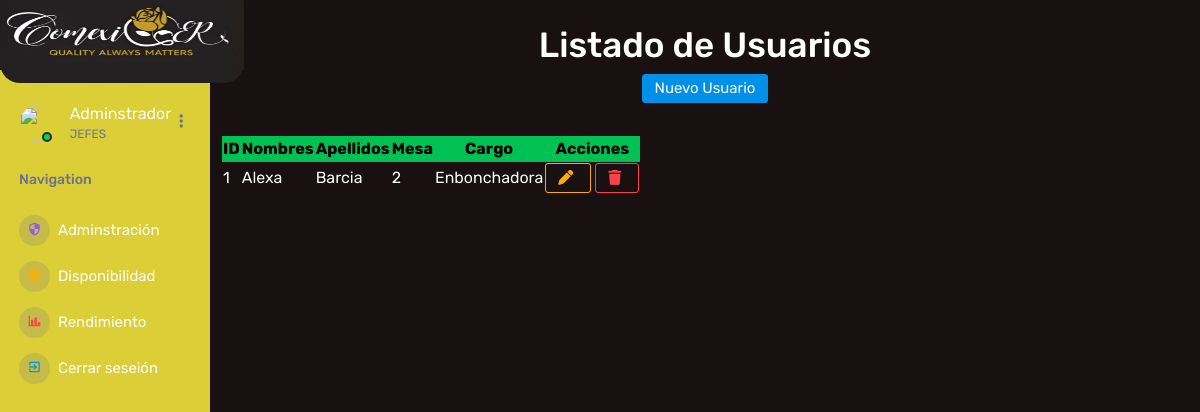
/usuariore, run on an earlier commit of the app's database.
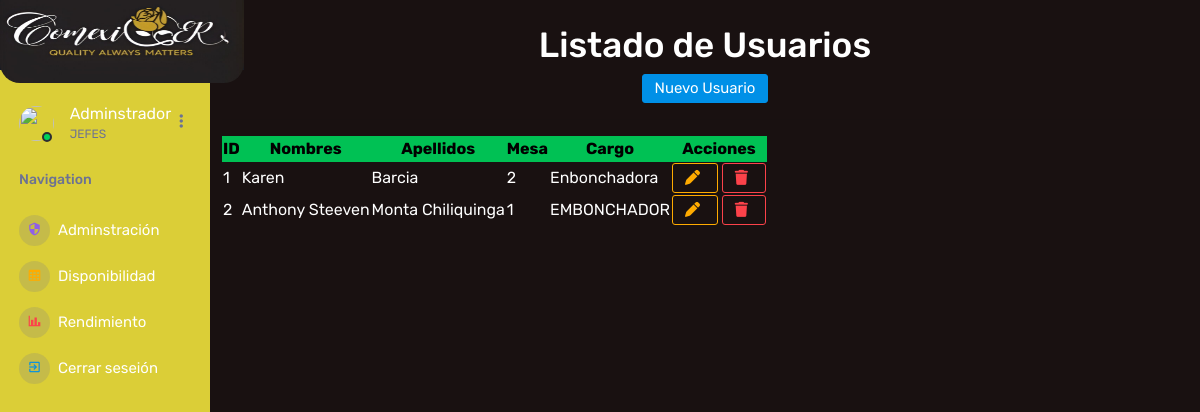
And on a later commit of the database.
### Aplicaciones/Usuario/models.py (models this page shows)
class Usuario(models.Model):
    nombres = models.CharField(max_length=100)
    apellidos = models.CharField(max_length=100)
    mesa = models.CharField(max_length=100)
    cargo = models.CharField(max_length=100)

### Aplicaciones/Usuario/views.py (the view)
# urls.py: path('usuariore', views.inicios, name='usuariore' ),
def inicios(request):
    listadoUsuarios = Usuario.objects.all()
    return render(request,"usuariore.html", {'usuario': listadoUsuarios})

### Aplicaciones/Usuario/templates/usuariore.html (shortened to what this page needs)
{% extends 'plantilla.html' %}
{% load static %}
{% block body %}
<br>
<main class="container py-4">
    <h1 class="text-center">Listado de Usuarios</h1>
    <div class="text-center">
        <a href="{% url 'nuevo_usuario' %}" class="btn btn-primary">
            Nuevo Usuario
        </a>
    </div>
    <hr>
    <table id="table_usuarios" >
        <thead>
            <tr class="table-success text-center">
                <th>ID</th>
                <th>Nombres</th>
                <th>Apellidos</th>
                <th>Mesa</th>
                <th>Cargo</th>
                <th>Acciones</th>
            </tr>
        </thead>
        <tbody>
            {% for u in usuario %}
            <tr>
                <td>{{ u.id }}</td>
                <td>{{ u.nombres }}</td>
                <td>{{ u.apellidos }}</td>
                <td>{{ u.mesa }}</td>
                <td>{{ u.cargo }}</td>
                <td class="text-center">
                    <button class="btn btn-outline-warning" data-bs-toggle="modal" data-bs-target="#modalEditar{{ u.id }}">
                        <i class="fa fa-pen"></i>
                    </button>
                    <a href="{% url 'eliminar_usuario' u.id %}" class="btn btn-outline-danger"
                       onclick="return confirm('¿Seguro que deseas eliminar este usuario?')">
                        <i class="fa fa-trash"></i>
                    </a>
                </td>
            </tr>
            {% empty %}
            <tr>
                <td colspan="6" class="text-center">No hay usuarios registrados.</td>
            </tr>
            {% endfor %}
        </tbody>
    </table>
</main>
<br><br>
{% endblock %}

What changed in the data, as far as the page shows it:
changed Usuario "Barcia": nombres "Alexa" → "Karen"
added Usuario: id "2", nombres "Anthony Steeven", apellidos "Monta Chiliquinga", mesa "1", cargo "EMBONCHADOR"
